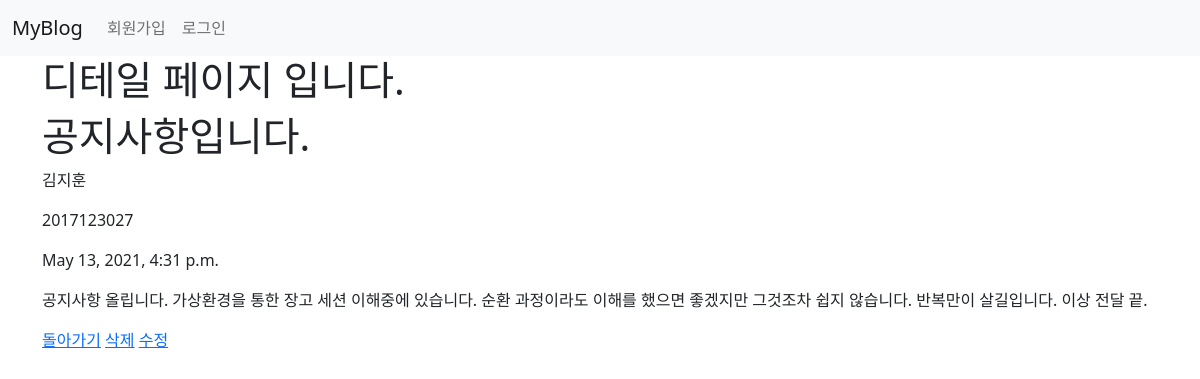
The page /notice/1/ on the database its author committed.
### notice/models.py (models this page shows, shortened)
class Notice(models.Model):
    title = models.CharField(max_length=200)
    writer = models.CharField(max_length=100)
    runner = models.IntegerField()
    pub_date = models.DateTimeField('date published')
    body = models.TextField()

### notice/views.py (the view)
# urls.py: path('<int:notice_id>/', views.detail, name='detail'),
def detail(request, notice_id):
    notice_detail = Notice.objects.get(id = notice_id)
    return render(request, 'detail.html', {'notice': notice_detail})

### notice/templates/detail.html
{% extends 'base.html' %}
{% block content%}
    <h1>디테일 페이지 입니다.</h1>
    <h1>{{notice.title}}</h1>
    <p>{{notice.writer}}</p>
    <p>{{notice.runner}}</p>
    <p>{{notice.pub_date}}</p>
    <p>{{notice.body}}</p>
    <a href="{% url 'home' %}">돌아가기</a>
    <a href="{% url 'delete' notice.id %}">삭제</a>
    <a href="{% url 'edit' notice.id %}">수정</a>
{% endblock %}

### rows shown on the page
Notice: title "공지사항입니다.", writer "김지훈", runner "2017123027", pub_date "May 13, 2021, 4:31 p.m.", body "공지사항 올립니다. 가상환경을 통한 장고 세션 이해중에 있습니다. 순환 과정이라도 이해를 했으면 좋겠지만 그것조차 쉽지 않습니다. 반복만이 살길입니다. 이상 전달 끝."
